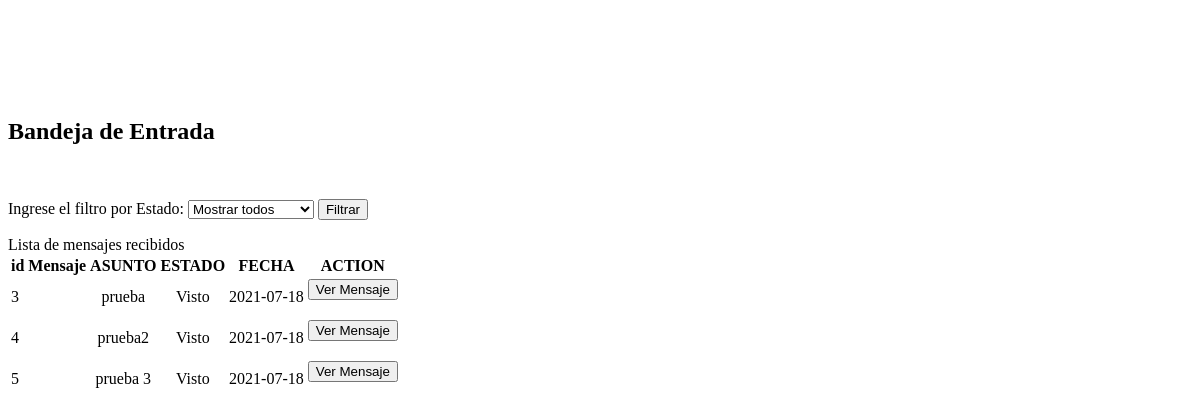
Page /latienditadececi/vistas/bandeja.php on the earlier database version.
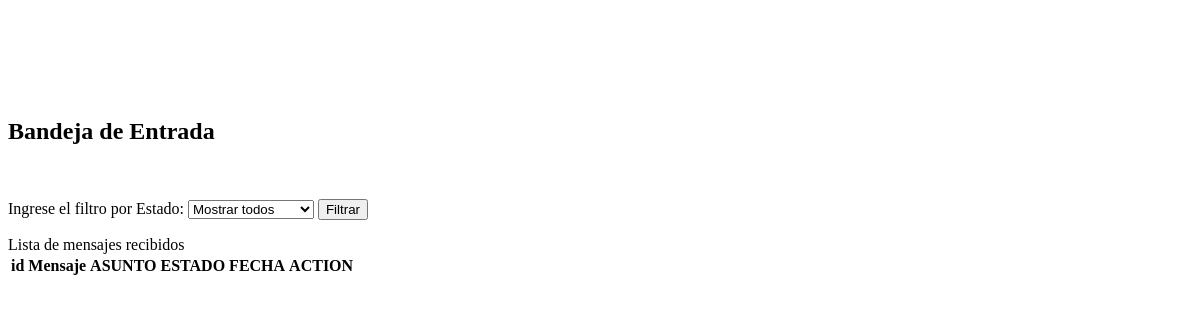
Same page on the later database version.
### tables this page shows
CREATE TABLE `bandeja` (
  `id_bandeja` int(11) NOT NULL,
  `estado` varchar(100) NOT NULL,
  `fecha` date NOT NULL,
  `asunto` varchar(250) NOT NULL,
  `mensaje` varchar(1000) NOT NULL
);

### latienditadececi/vistas/bandeja.php (the view, shortened to what the changed rows need)
<html>
<body>
<?php
    include "conexion.php";
?>
<br> <br> <br>
<div class="container row">
    <div class="container col lg-12 md-12 mb-5">
        <br><br>
        <h2 class="text-center">Bandeja de Entrada</h2><br>
        <?php
        if(isset($_POST['boton_ver']))
        {
            $cod_men=$_POST['cod_mens'];
            $sqlv="UPDATE bandeja set estado='Visto' WHERE id_bandeja='$cod_men'";
            $conexion->query($sqlv);
            $sql="SELECT * FROM bandeja WHERE id_bandeja='$cod_men'";
            $result= mysqli_query($conexion,$sql);
            while($mostrar=mysqli_fetch_array($result))
            {
                echo "
                <b>ID MENSAJE:</b> ".$mostrar['id_bandeja']." <br>
                <b>ASUNTO:</b> ".$mostrar['asunto']." <br>
                <b>ESTADO:</b> ".$mostrar['estado']." <br>
                <b>FECHA:</b> ".$mostrar['fecha']." <br>
                <b>MENSAJE:</b> <br><br>
                ".$mostrar['mensaje']."
                ";
            }
            ?>
            <br><br><br>
            <form action="panel.php?pagina=bandeja" method="POST">
                <input type="submit" value="Atras">
            </form>
            <?php
        }else{
            if(isset($_POST['boton_filtrar']))
            {
                $filtro=$_POST['filtro'];
                if($filtro == "No Visto")
                {
                   ?>
                   <caption>Lista de  mensajes recibidos</caption>
                    <table class="container text-center table table-bordered">
                        <thead class="container table-primary">
                            <tr>
                                <th>id Mensaje</th>
                                <th>ASUNTO</th>
                                <th>ESTADO</th>
                                <th>FECHA</th>
                                <th>ACTION</th>
                            </tr>
                        </thead>
                        <tbody>
                            <?php
                                $sql="SELECT * FROM bandeja WHERE estado='No Visto'";
                                $result= mysqli_query($conexion,$sql);
                                while($mostrar=mysqli_fetch_array($result))
                                {
                            ?>
                                <tr>
                                    <td><?php echo $mostrar['id_bandeja']?></td>
                                    <td><center><?php echo $mostrar['asunto']?></center></td>
                                    <td><center><?php echo $mostrar['estado']?></center></td>
                                    <td><center><?php echo $mostrar['fecha']?></center></td>
                                    <td><center>
                                        <form action="panel.php?pagina=bandeja" method="POST">
                                        <input type="hidden" name="cod_mens" value="<?php echo $mostrar['id_bandeja']?>">
                                        <input type="submit" value="Ver Mensaje" name="boton_ver">
                                        </form>
                                    </center></td>
                                </tr>
                                <?php
                                }
                                ?>
                        </tbody>
                    </table>
                   <?php
                }else{
                    if($filtro == "Visto")
                    {
                        ?>
                        <caption>Lista de  mensajes recibidos</caption>
                            <table class="container text-center table table-bordered">
                                <thead class="container table-primary">
                                    <tr>
                                        <th>id Mensaje</th>
                                        <th>ASUNTO</th>
                                        <th>ESTADO</th>
                                        <th>FECHA</th>
                                        <th>ACTION</th>
                                    </tr>
                                </thead>
                                <tbody>
                                    <?php
                                        $sql="SELECT * FROM bandeja WHERE estado='Visto'";
                                        $result= mysqli_query($conexion,$sql);
                                        while($mostrar=mysqli_fetch_array($result))
                                        {
                                    ?>
                                        <tr>
                                            <td><?php echo $mostrar['id_bandeja']?></td>
                                            <td><center><?php echo $mostrar['asunto']?></center></td>
                                            <td><center><?php echo $mostrar['estado']?></center></td>
                                            <td><center><?php echo $mostrar['fecha']?></center></td>
                                            <td><center>
                                                <form action="panel.php?pagina=bandeja" method="POST">
                                                <input type="hidden" name="cod_mens" value="<?php echo $mostrar['id_bandeja']?>">
                                                <input type="submit" value="Ver Mensaje" name="boton_ver">
                                                </form>
                                            </center></td>
                                        </tr>
                                        <?php
                                        }
                                        ?>
                                </tbody>
                            </table>
                        <?php
                    }
                    if($filtro == "Todos")
                    {
                        ?>
            <caption>Lista de  mensajes recibidos</caption>
            <table class="container text-center table table-bordered">
                <thead class="container table-primary">
                <tr>
                                    <th>id Mensaje</th>
                                    <th>ASUNTO</th>
                                    <th>ESTADO</th>
                                    <th>FECHA</th>
                                    <th>ACTION</th>
                                </tr>
                            </thead>
                            <tbody>
                                <?php
                                    $sql="SELECT * FROM bandeja";
                                    $result= mysqli_query($conexion,$sql);
                                    while($mostrar=mysqli_fetch_array($result))
                                    {
                                ?>
                                    <tr>
                                        <td><?php echo $mostrar['id_bandeja']?></td>
                                        <td><center><?php echo $mostrar['asunto']?></center></td>
                                        <td><center><?php echo $mostrar['estado']?></center></td>
                                        <td><center><?php echo $mostrar['fecha']?></center></td>
                                        <td><center>
                                            <form action="panel.php?pagina=bandeja" method="POST">
                                            <input type="hidden" name="cod_mens" value="<?php echo $mostrar['id_bandeja']?>">
                                            <input type="submit" value="Ver Mensaje" name="boton_ver">
                                            </form>
                                        </center></td>
                                    </tr>
                                    <?php
                                    }
            }
                                    ?>
                            </tbody>
                </table>
                <?php
                    }
                }
            else{
                ?>
            <caption>Lista de  mensajes recibidos</caption>
            <table class="container text-center table table-bordered">
                <thead class="container table-primary">
                <tr>
                                    <th>id Mensaje</th>
                                    <th>ASUNTO</th>
                                    <th>ESTADO</th>
                                    <th>FECHA</th>
                                    <th>ACTION</th>
                                </tr>
                            </thead>
                            <tbody>
                                <?php
                                    $sql="SELECT * FROM bandeja";
                                    $result= mysqli_query($conexion,$sql);
                                    while($mostrar=mysqli_fetch_array($result))
                                    {
                                ?>
                                    <tr>
                                        <td><?php echo $mostrar['id_bandeja']?></td>
                                        <td><center><?php echo $mostrar['asunto']?></center></td>
                                        <td><center><?php echo $mostrar['estado']?></center></td>
                                        <td><center><?php echo $mostrar['fecha']?></center></td>
                                        <td><center>
                                            <form action="panel.php?pagina=bandeja" method="POST">
                                            <input type="submit" value="Ver Mensaje" name="boton_ver">
                                            </form>
                                        </center></td>
                                    </tr>
                                    <?php
                                    }
            }
                                    ?>
                            </tbody>
                </table>
                <?php
        }

Differences in the rows shown:
removed bandeja: id_bandeja "3", asunto "prueba", estado "Visto", fecha "2021-07-18"
removed bandeja: id_bandeja "4", asunto "prueba2", estado "Visto", fecha "2021-07-18"
removed bandeja: id_bandeja "5", asunto "prueba 3", estado "Visto", fecha "2021-07-18"
